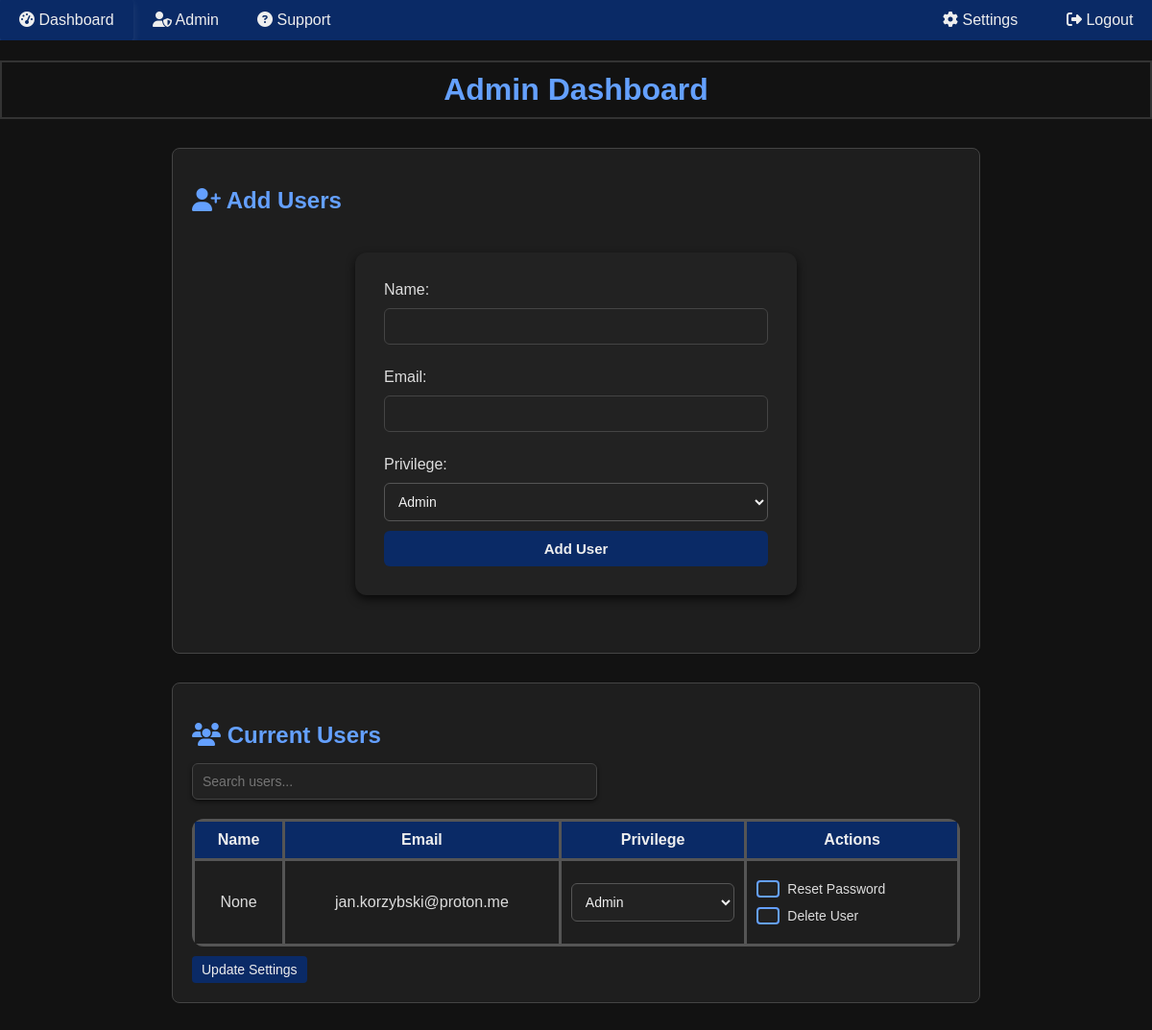
Page /admin (signed in) on the earlier database version.
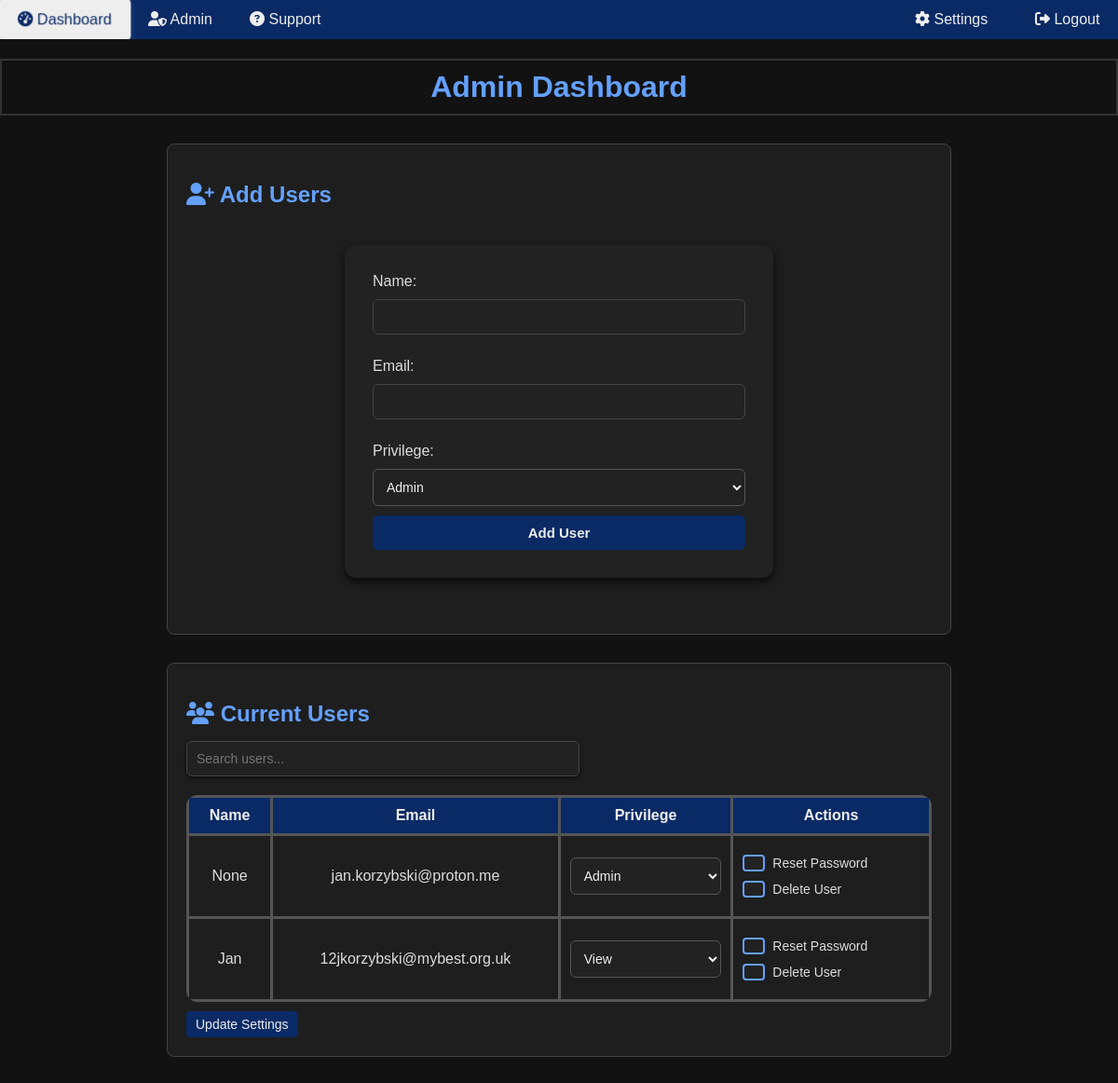
Same page on the later database version.
### tables this page shows
CREATE TABLE users (
            id INTEGER PRIMARY KEY AUTOINCREMENT,
            username TEXT NOT NULL UNIQUE,
            password_hash TEXT,
            privilege TEXT NOT NULL CHECK(privilege IN ('admin', 'store team', 'view')),
            requires_password_change INTEGER DEFAULT 1
        , theme TEXT DEFAULT 'light', name TEXT);

### app/routes/admin.py (the view)
@admin_bp.route('/admin')
@limiter.limit("100 per minute")
def admin():
    conn = get_db_connection()
    cursor = conn.cursor()
    cursor.execute('SELECT COUNT(*) FROM users')
    user_count = cursor.fetchone()[0]
    if user_count > 0:
        if 'user_id' not in session or session.get('privilege') != 'admin':
            return redirect(url_for('auth.login'))
    cursor.execute('SELECT id, username, privilege, name FROM users')
    users = cursor.fetchall()
    privilege_order = {'admin': 0, 'store team': 1, 'view': 2}
    sorted_users = sorted(users, key=lambda u: privilege_order.get(u['privilege'], 99))
    return render_template(
        'admin.html',
        users=sorted_users,
    )

### app/db.py (called while the page is built)
def get_db_connection():
    if 'db' not in g:
        g.db = sqlite3.connect(current_app.config['DATABASE_PATH'])
        g.db.row_factory = sqlite3.Row
    return g.db

def close_db_connection(e=None):
    db = g.pop('db', None)
    if db is not None:
        db.close()

### SSClient/templates/admin.html (shortened to what this page needs)
<!DOCTYPE html>
<html lang="en">
<head>
    <link rel="stylesheet" href="{{ url_for('static', filename='css/' + ('style-dark.css' if current_theme == 'dark' else 'style.css')) }}">
    <link rel="stylesheet" href="https://cdnjs.cloudflare.com/ajax/libs/font-awesome/6.5.0/css/all.min.css">
</head>
<body>
    <div class="navbar">
        <a href="/"><i class="fas fa-tachometer-alt"></i> Dashboard</a>
        {% if session.get('privilege') == 'admin' %}
            <a href="/admin"><i class="fas fa-user-shield"></i> Admin</a>
        {% endif %}
        <a href="/support"><i class="fa-solid fa-circle-question"></i> Support</a>
        <div class="navsettings">
            <a href="/settings"><i class="fas fa-cog"></i> Settings</a>
            {% if 'user_id' in session %}
                <a href="/logout"><i class="fas fa-sign-out-alt"></i> Logout</a>
            {% endif %}
        </div>
    </div>
    <h1>Admin Dashboard</h1>
    <section>
        <h2><i class="fa-solid fa-user-plus"></i> Add Users</h2>
        <form action="/send_otp" method="POST" class="form-container add-user-form">
            <label for="name">Name:</label>
            <input type="text" id="name" name="name" required>
            <label for="email">Email:</label>
            <input type="email" id="email" name="email" required>
            <label for="privilege">Privilege:</label>
            <select id="privilege" name="privilege" required>
                <option value="admin">Admin</option>
            </select>
            <button class="btn" type="submit">Add User</button>
        </form>
    </section>
    <section>
        <h2><i class="fa-solid fa-users"></i> Current Users</h2>
        <div class="stock-toolbar">
            <div class="stock-search-bar">
                <input
                    type="text"
                    id="stock-search"
                    placeholder="Search users..."
                    oninput="filterUserTable()"
                >
            </div>
        </div>
        <form method="POST" action="{{ url_for('admin.update_users') }}" id="update-settings-form">
            <table class="stock-table">
                <thead>
                    <tr>
                        <th>Name</th>
                        <th>Email</th>
                        <th>Privilege</th>
                        <th>Actions</th>
                    </tr>
                </thead>
                <tbody>
                    {% for user in users %}
                    <tr>
                        <td>{{ user.name }}</td>
                        <td>{{ user.username }}</td>
                        <td>
                            <select name="privilege_{{ user.id }}" class="privilege-dropdown">
                                <option value="admin" {% if user.privilege == 'admin' %}selected{% endif %}>Admin</option>
                                <option value="view" {% if user.privilege == 'view' %}selected{% endif %}>View</option>
                            </select>
                        </td>
                        <td>
                            <div class="checkbox-group">
                                <label>
                                    <input type="checkbox" name="reset_{{ user.id }}" class="action-checkbox">
                                    Reset Password
                                </label>
                                <label>
                                    <input type="checkbox" name="delete_{{ user.id }}" class="action-checkbox">
                                    Delete User
                                </label>
                        </td>
                    </tr>
                    {% endfor %}
                </tbody>
            </table>
            <button type="submit" class="btn">Update Settings</button>
        </form>
    </section>
</body>
</html>

### SSClient/static/css/style-dark.css (style rules this page uses)
body { margin: 0; font-family: Arial, sans-serif; background-color: #121212; color: #ddd; }
h1 { border: 2px solid #333; color: #64a0ff; text-align: center; padding: 10px; }
.navbar { background-color: #0a2a66; overflow: hidden; display: flex; justify-content: left; height: 42px; align-items: center; }
.navbar > a { color: #eee; padding: 14px 20px; text-decoration: none; display: block; }
.navbar .navsettings { margin-left:auto; }
.navbar .navsettings { margin-left: auto; display: flex; gap: 10px; align-items: center; }
.navbar .navsettings a { color: #eee; padding: 14px 20px; text-decoration: none; display: block; }
.navbar > a, .navbar .navsettings a { border-radius: 6px; transition: transform 0.2s ease, background-color 0.2s ease, color 0.2s ease; transform: perspective(400px) translateZ(0); }
section { margin: 30px auto; padding: 20px; max-width: 800px; border: 1px solid #444; border-radius: 8px; background-color: #1e1e1e; }
section h2 { color: #64a0ff; margin-bottom: 15px; }
.stock-table { width: 100%; border-collapse: collapse; }
.stock-table th, .stock-table td { border: 3px solid #555; padding: 10px; text-align: center; vertical-align: middle; }
.stock-table th { background-color: #0a2a66; color: #eee; }
table { border-collapse: separate; border-spacing: 0; border-radius: 12px; overflow: hidden; }
form { display: flex; gap: 10px; flex-wrap: wrap; }
form input, form button { padding: 6px 10px; font-size: 14px; background-color: #222; color: #ddd; border: 1px solid #444; }
form button { background-color: #0a2a66; color: #eee; border: none; cursor: pointer; border-radius: 4px; }
.form-container, .login-container { margin: 40px auto; padding: 30px; max-width: 400px; background: #222; border-radius: 12px; box-shadow: 0 4px 10px rgba(0, 0, 0, 0.7); }
.form-container input[type="email"], .form-container input[type="text"], .form-container input[type="number"], .form-container input[type="password"], .login-container input[type="email"], .login-container input[type="password"] { width: 100%; padding: 10px; margin-bottom: 15px; border-radius: 6px; border: 1px solid #444; box-sizing: border-box; background-color: #222; color: #ddd; }
.form-container button, .login-container button { width: 100%; padding: 10px; background-color: #0a2a66; border: none; border-radius: 6px; color: #eee; font-weight: bold; cursor: pointer; font-size: 15px; }
.stock-toolbar { display: flex; justify-content: space-between; align-items: center; gap: 20px; margin-bottom: 20px; flex-wrap: wrap; }
.stock-search-bar { flex: 1; max-width: 400px; }
#stock-search { width: 100%; padding: 10px; font-size: 14px; border: 1px solid #444; border-radius: 6px; box-shadow: 0 2px 4px rgba(0,0,0,0.6); font-family: inherit; outline: none; background-color: #222; color: #ddd; }
select { padding: 10px; font-size: 14px; border: 1px solid #555; border-radius: 6px; background-color: #222; color: #f0f0f0; font-family: inherit; width: 100%; box-sizing: border-box; }
input[type="checkbox"] { appearance: none; -webkit-appearance: none; background-color: #222; margin: 0; font: inherit; color: #64a0ff; width: 18px; height: 18px; border: 2px solid #64a0ff; border-radius: 4px; display: inline-grid; place-content: center; cursor: pointer; transition: background-color 0.2s, border-color 0.2s; }
input[type="checkbox"]::before { content: ""; width: 10px; height: 10px; transform: scale(0); transition: transform 0.15s ease-in-out; box-shadow: inset 1em 1em #64a0ff; border-radius: 2px; }
.checkbox-group { display: flex; flex-direction: column; gap: 10px; margin: 10px 0; }
.checkbox-group label { display: flex; align-items: center; gap: 8px; font-size: 14px; color: #ddd; cursor: pointer; }

Differences in the rows shown:
added users: name "Jan", username "12jkorzybski@mybest.org.uk", privilege+id "View"
